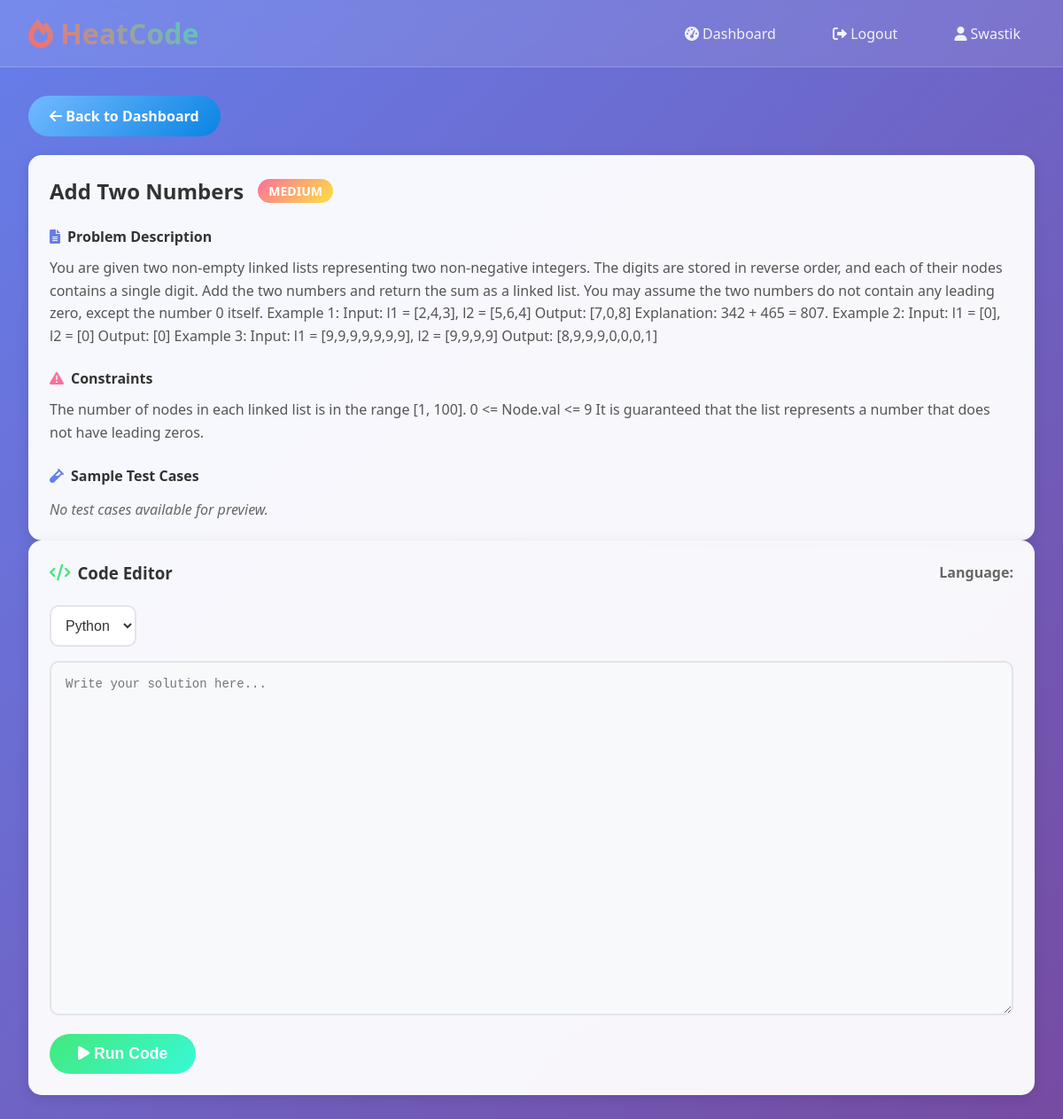
Page /solve/1/ (signed in) on the committed database.
### authentication/models.py (models this page shows, shortened)
class Problem(models.Model):
    problem_id = models.CharField(max_length=20, unique=True)
    title  = models.CharField(max_length=255)
    description = models.TextField()
    constraints = models.TextField()
    difficulty = models.CharField(max_length=10, choices=[('Easy','Easy'),('Medium','Medium'),('Hard','Hard')])
    companies = models.ManyToManyField(Company, blank=True)
    tags = models.ManyToManyField(Tag, blank=True)
    created_at = models.DateTimeField(auto_now_add=True)
    updated_at = models.DateTimeField(auto_now=True)

### compiler/views.py (the view, shortened to what this page needs)
# urls.py: path('solve/<str:problem_id>/', solve_problem_view, name='solve_problem'),
@login_required
def solve_problem_view(request, problem_id):
    problem = get_object_or_404(Problem, problem_id=problem_id)
    output = ""
    return render(request, 'compiler/solve.html', {
        'problem': problem,
        'output': output,
        'code': request.POST.get('code', ''),
        'language': request.POST.get('language', 'python'),
    })

### compiler/templates/compiler/solve.html (shortened to what this page needs)
{% extends 'layout.html' %}
{% block content %}
<div style="margin-bottom: 1rem;">
    <a href="{% url 'dashboard_view' %}" class="btn btn-secondary">
        <i class="fas fa-arrow-left"></i> Back to Dashboard
    </a>
</div>
<div class="split-container">
    <div class="problem-panel">
        <div style="display: flex; align-items: center; gap: 1rem; margin-bottom: 1.5rem;">
            <h2 style="color: #333; margin: 0;">{{ problem.title }}</h2>
            <span class="difficulty-badge difficulty-{{ problem.difficulty|lower }}">
                {{ problem.difficulty }}
            </span>
        </div>
        <div style="margin-bottom: 1.5rem;">
            <h4 style="color: #333; margin-bottom: 0.75rem; display: flex; align-items: center;">
                <i class="fas fa-file-alt" style="margin-right: 0.5rem; color: #667eea;"></i>
                Problem Description
            </h4>
            <p style="line-height: 1.6; color: #555; margin: 0;">{{ problem.description }}</p>
        </div>
        <div style="margin-bottom: 1.5rem;">
            <h4 style="color: #333; margin-bottom: 0.75rem; display: flex; align-items: center;">
                <i class="fas fa-exclamation-triangle" style="margin-right: 0.5rem; color: #fa709a;"></i>
                Constraints
            </h4>
            <p style="line-height: 1.6; color: #555; margin: 0;">{{ problem.constraints }}</p>
        </div>
        <div>
            <h4 style="color: #333; margin-bottom: 1rem; display: flex; align-items: center;">
                <i class="fas fa-vial" style="margin-right: 0.5rem; color: #667eea;"></i>
                Sample Test Cases
            </h4>
            {% for tc in problem.testcases.all %}
                {% if not tc.is_hidden %}
                    <div class="testcase-item">
                        <div style="margin-bottom: 0.75rem;">
                            <strong style="color: #333;">Input:</strong>
                            <pre style="background: white; padding: 0.5rem; border-radius: 5px; margin: 0.25rem 0; font-size: 0.875rem; color: #2d3748;">{{ tc.input_data }}</pre>
                        </div>
                        <div>
                            <strong style="color: #333;">Expected Output:</strong>
                            <pre style="background: white; padding: 0.5rem; border-radius: 5px; margin: 0.25rem 0; font-size: 0.875rem; color: #2d3748;">{{ tc.expected_output }}</pre>
                        </div>
                    </div>
                {% endif %}
            {% empty %}
                <p style="color: #666; font-style: italic;">No test cases available for preview.</p>
            {% endfor %}
        </div>
    </div>
    <div class="code-panel">
        <div style="display: flex; justify-content: space-between; align-items: center; margin-bottom: 1.5rem;">
            <h3 style="color: #333; margin: 0; display: flex; align-items: center;">
                <i class="fas fa-code" style="margin-right: 0.5rem; color: #43e97b;"></i>
                Code Editor
            </h3>
            <div style="display: flex; align-items: center; gap: 1rem;">
                <span style="color: #666; font-weight: 600;">Language:</span>
            </div>
        </div>
        <form method="POST" style="height: 100%;">
            <div style="margin-bottom: 1rem;">
                <select name="language" class="language-selector">
                    <option value="python" {% if language == "python" %}selected{% endif %}>
                        <i class="fab fa-python"></i> Python
                    </option>
                </select>
            </div>
            <textarea name="code" class="code-editor" placeholder="Write your solution here...">{{ code }}</textarea>
            <div style="margin-top: 1rem;">
                <button type="submit" class="btn btn-success" style="font-size: 1.1rem; padding: 0.75rem 2rem;">
                    <i class="fas fa-play"></i> Run Code
                </button>
            </div>
        </form>
    </div>
</div>
{% endblock %}

### templates/layout.html (shortened to what this page needs)
<!DOCTYPE html>
<html lang="en">
<head>
    <link href="https://cdnjs.cloudflare.com/ajax/libs/font-awesome/6.0.0/css/all.min.css" rel="stylesheet">
</head>
<body>
    <nav class="navbar">
        <div class="nav-container">
            <a href="{% url 'home' %}" class="logo">
                <i class="fas fa-fire"></i> HeatCode
            </a>
            <div class="nav-links">
                {% if user.is_authenticated %}
                    <a href="{% url 'dashboard_view' %}" class="nav-link">
                        <i class="fas fa-tachometer-alt"></i> Dashboard
                    </a>
                    <a href="{% url 'logout_view' %}" class="nav-link">
                        <i class="fas fa-sign-out-alt"></i> Logout
                    </a>
                    <span class="nav-link">
                        <i class="fas fa-user"></i> {{ user.username }}
                    </span>
                {% endif %}
            </div>
        </div>
    </nav>
    <div class="main-container">
        {% block content %}{% endblock %}
    </div>
</body>
</html>

### rows in the picture
Problem: title "Add Two Numbers", difficulty "MEDIUM", description "You are given two non-empty linked lists representing two non-negative integers. The digits are stored in reverse order, and each of their nodes contains a single digit. Add the two numbers and return the sum as a linked list. You may assume the two numbers do not contain any leading zero, except the number 0 itself. Example 1: Input: l1 = [2,4,3], l2 = [5,6,4] Output: [7,0,8] Explanation: 342 + 465 = 807. Example 2: Input: l1 = [0], l2 = [0] Output: [0] Example 3: Input: l1 = [9,9,9,9,9,9,9], l2 = [9,9,9,9] Output: [8,9,9,9,0,0,0,1]", constraints "The number of nodes in each linked list is in the range [1, 100]. 0 <= Node.val <= 9 It is guaranteed that the list represents a number that does not have leading zeros."

### other values in the picture
{{ user.username }} "Swastik"
